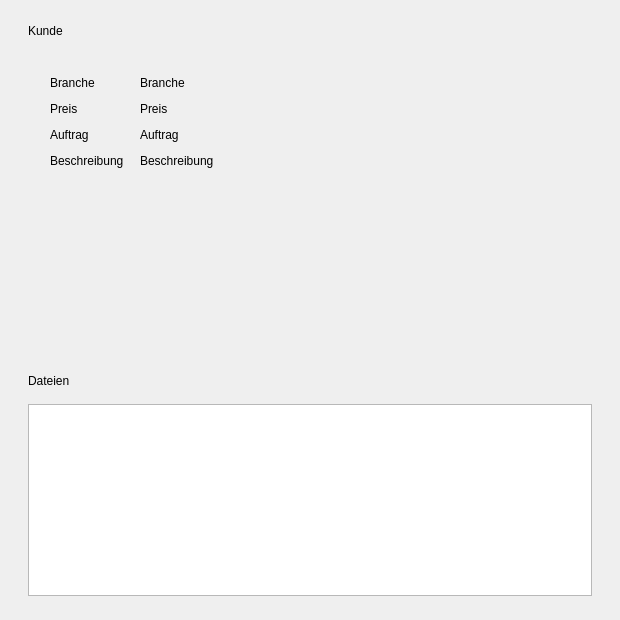
<?xml version="1.0" encoding="UTF-8"?>
<ui version="4.0">
 <class>KundenUebersicht</class>
 <widget class="QDialog" name="KundenUebersicht">
  <property name="geometry">
   <rect>
    <x>0</x>
    <y>0</y>
    <width>620</width>
    <height>620</height>
   </rect>
  </property>
  <property name="minimumSize">
   <size>
    <width>520</width>
    <height>520</height>
   </size>
  </property>
  <property name="windowTitle">
   <string>Kundenübersicht</string>
  </property>
  <layout class="QVBoxLayout" name="verticalLayout">
   <property name="spacing">
    <number>16</number>
   </property>
   <property name="leftMargin">
    <number>28</number>
   </property>
   <property name="topMargin">
    <number>24</number>
   </property>
   <property name="rightMargin">
    <number>28</number>
   </property>
   <property name="bottomMargin">
    <number>24</number>
   </property>
   <item>
    <widget class="QLabel" name="lblKunde">
     <property name="text">
      <string>Kunde</string>
     </property>
    </widget>
   </item>
   <item>
    <widget class="QFrame" name="tableCard">
     <property name="sizePolicy">
      <sizepolicy hsizetype="Preferred" vsizetype="Preferred">
       <horstretch>0</horstretch>
       <verstretch>0</verstretch>
      </sizepolicy>
     </property>
     <property name="minimumSize">
      <size>
       <width>0</width>
       <height>0</height>
      </size>
     </property>
     <property name="baseSize">
      <size>
       <width>0</width>
       <height>0</height>
      </size>
     </property>
     <layout class="QFormLayout" name="detailsForm">
      <property name="labelAlignment">
       <set>Qt::AlignmentFlag::AlignLeading|Qt::AlignmentFlag::AlignLeft|Qt::AlignmentFlag::AlignTop</set>
      </property>
      <property name="horizontalSpacing">
       <number>16</number>
      </property>
      <property name="verticalSpacing">
       <number>12</number>
      </property>
      <property name="leftMargin">
       <number>22</number>
      </property>
      <property name="topMargin">
       <number>22</number>
      </property>
      <property name="rightMargin">
       <number>22</number>
      </property>
      <property name="bottomMargin">
       <number>22</number>
      </property>
      <item row="0" column="0">
       <widget class="QLabel" name="capBranche">
        <property name="text">
         <string>Branche</string>
        </property>
       </widget>
      </item>
      <item row="0" column="1">
       <widget class="QLabel" name="lblBranche">
        <property name="text">
         <string>Branche</string>
        </property>
       </widget>
      </item>
      <item row="1" column="0">
       <widget class="QLabel" name="capPreis">
        <property name="text">
         <string>Preis</string>
        </property>
       </widget>
      </item>
      <item row="1" column="1">
       <widget class="QLabel" name="lblPreis">
        <property name="text">
         <string>Preis</string>
        </property>
       </widget>
      </item>
      <item row="2" column="0">
       <widget class="QLabel" name="capAuftrag">
        <property name="text">
         <string>Auftrag</string>
        </property>
       </widget>
      </item>
      <item row="2" column="1">
       <widget class="QLabel" name="lblAuftrag">
        <property name="text">
         <string>Auftrag</string>
        </property>
       </widget>
      </item>
      <item row="3" column="0">
       <widget class="QLabel" name="capBeschreibung">
        <property name="text">
         <string>Beschreibung</string>
        </property>
       </widget>
      </item>
      <item row="3" column="1">
       <widget class="QLabel" name="lblBeschreibung">
        <property name="text">
         <string>Beschreibung</string>
        </property>
        <property name="wordWrap">
         <bool>true</bool>
        </property>
       </widget>
      </item>
     </layout>
    </widget>
   </item>
   <item>
    <spacer name="verticalSpacer">
     <property name="orientation">
      <enum>Qt::Orientation::Vertical</enum>
     </property>
     <property name="sizeType">
      <enum>QSizePolicy::Policy::Expanding</enum>
     </property>
     <property name="sizeHint" stdset="0">
      <size>
       <width>10</width>
       <height>20</height>
      </size>
     </property>
    </spacer>
   </item>
   <item>
    <widget class="QLabel" name="capDateien">
     <property name="text">
      <string>Dateien</string>
     </property>
    </widget>
   </item>
   <item>
    <widget class="QListWidget" name="listWidgetDateien"/>
   </item>
  </layout>
 </widget>
 <resources/>
 <connections/>
</ui>
